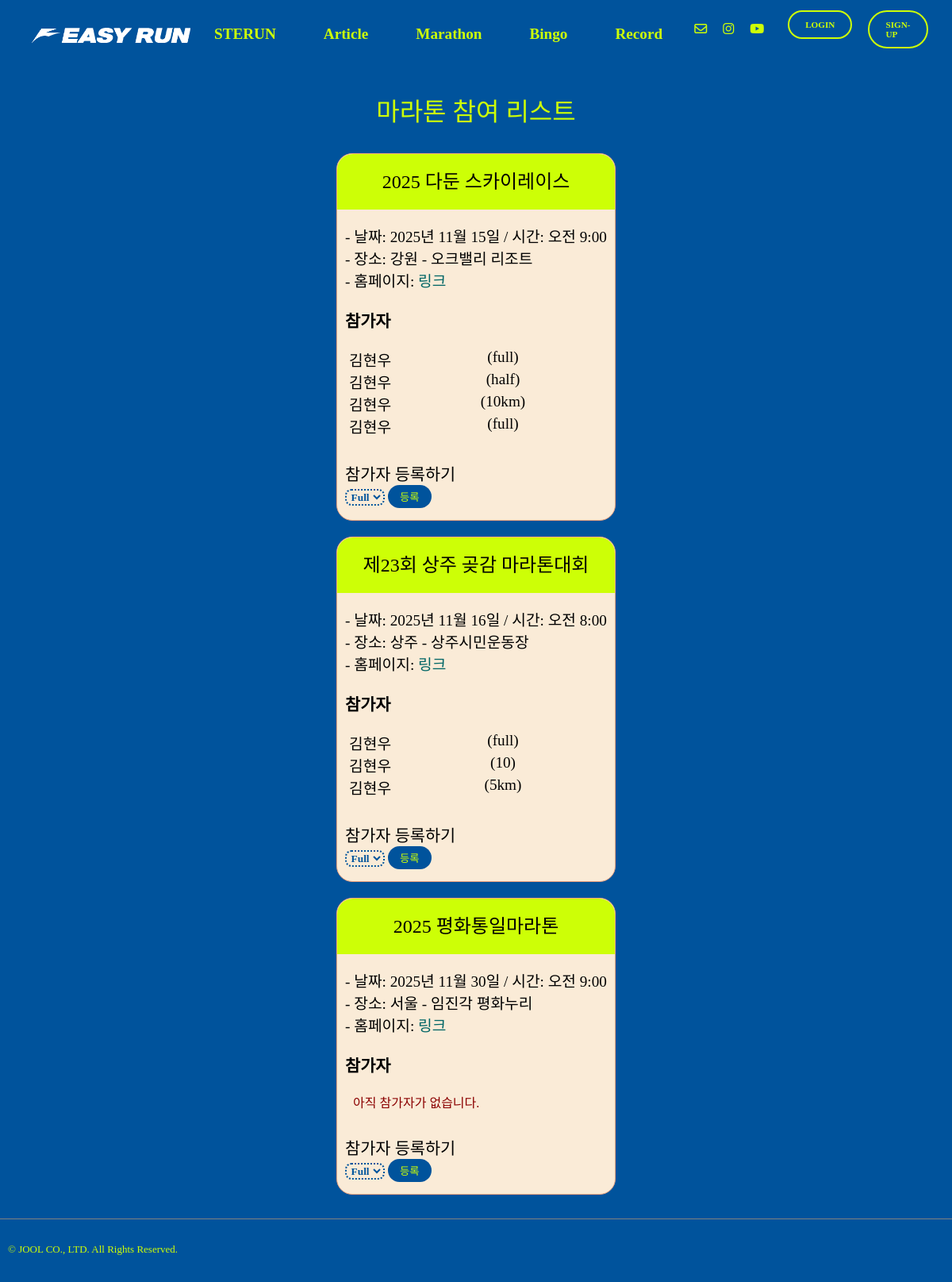
Page /marathon/ on the earlier database version.
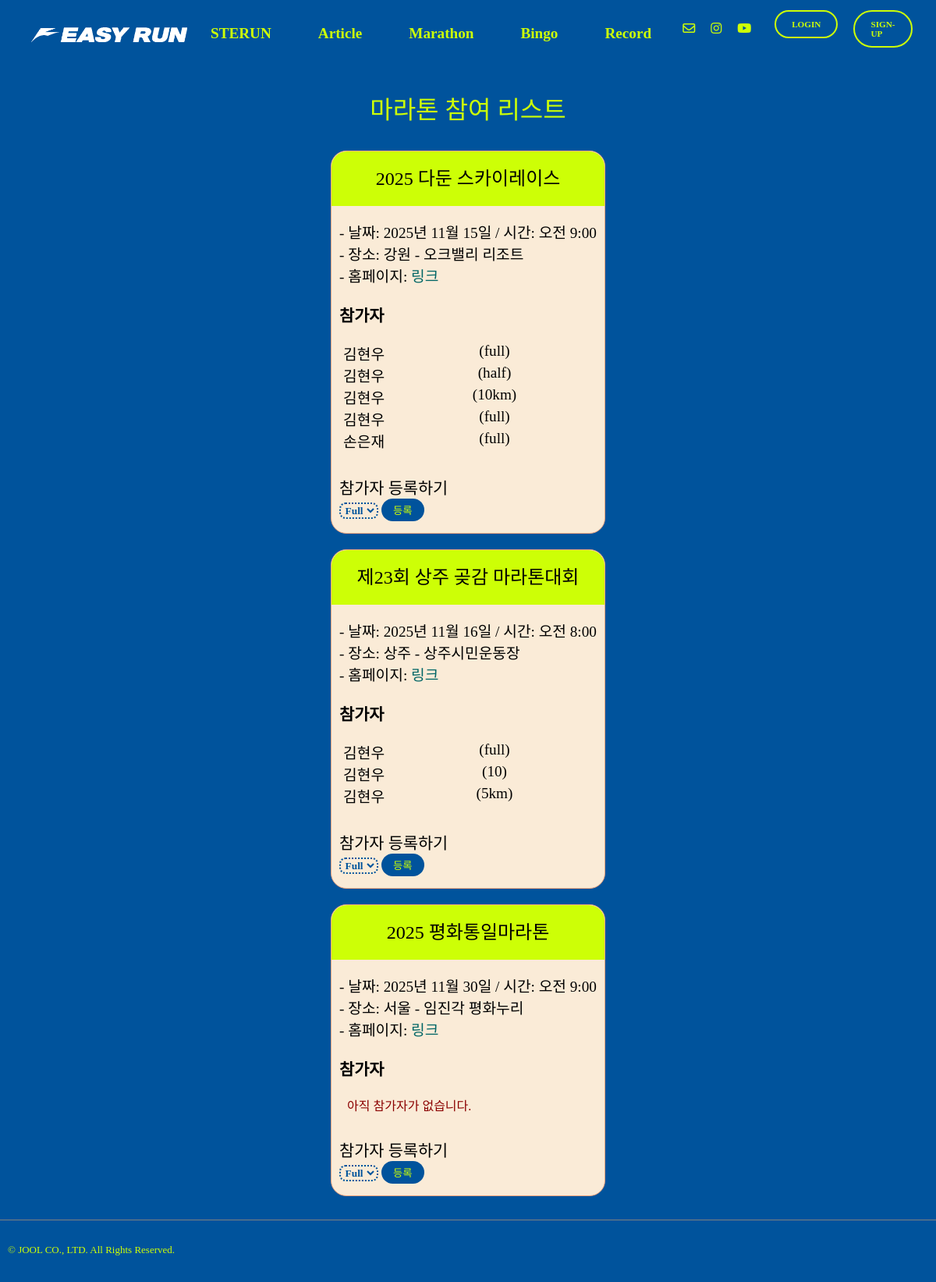
Same page on the later database version.
### marathon/models.py (models this page shows, shortened)
class MarathonEvent(models.Model):
    marathon_id = models.AutoField(primary_key=True)
    title = models.CharField(max_length=100, blank=False, null=False)
    date = models.DateField()
    time = models.TimeField()
    location_city = models.CharField(max_length=50)
    location_cource = models.CharField(max_length=50)
    url = models.URLField()
    def __str__(self):
        return str(self.title)

class MarathonReg(models.Model):
    regis_id = models.AutoField(primary_key=True)
    marathon = models.ForeignKey(MarathonEvent, on_delete=models.CASCADE)
    distance = models.CharField(max_length=10, blank=False, null=False)
    user = models.ForeignKey(settings.AUTH_USER_MODEL, on_delete=models.CASCADE)

### marathon/views.py (the view)
# urls.py: path("", views.marathon_list, name="marathon_list"),
def marathon_list(request):
    events = MarathonEvent.objects.prefetch_related(
        'marathonreg_set__user'   # 역참조 + user까지 미리 가져오기
    )
    print(events)
    context = {
        'events': events,
    }
    return render(request, 'marathon.html', context)

### templates/marathon.html (shortened to what this page needs)
{% extends "base.html" %}
{% load static %}
{% block content %}
  <div class="article-top-space"></div>
  <div class="marathon-page">
    <div class="marathon-list">
      <div>
        <p class="page-title">마라톤 참여 리스트</p>
      </div>
      {% for event in events %}
        <div class="card-1">
          <div class="marathon-title">{{ event.title }}</div>
          <p class="marathon-desc">
            - 날짜:
            {{ event.date }}
            / 시간:
            {{ event.time }}<br>
            - 장소:
            {{ event.location_city }}
            -
            {{ event.location_cource }}<br>
            - 홈페이지:
            <a href="{{ event.url }}" target="_blank" class="text-aqua">
              링크</a>
          </p>
          <h3 class="text-black">참가자</h3>
          {% for reg in event.marathonreg_set.all %}
            <div class="marathon-parti flex-row">
              <div class="flex-row-item indent-5">{{ reg.user.last_name }}{{ reg.user.first_name }}</div>
              <div class="flex-row-item">({{ reg.distance }})</div>
            </div>
            {% empty %}
            <p class="empty-parti">아직 참가자가 없습니다.</p>
          {% endfor %}
          <div class="parti-sec">
            <div class="text-black">참가자 등록하기</div>
            <form method="post" action="{% url 'marathon:parti_me' event.marathon_id %}" class="marathon-form">
              <select name="distance" class="dist-filter">
                <option value="full">Full</option>
              </select>
              <button type="submit" class="marathon-btn">등록</button>
            </form>
          </div>
        </div>
      {% endfor %}
    </div>
  </div>
{% endblock content %}

Differences in the rows shown:
added MarathonReg: user.last_name "손", user.first_name "은재", distance "full", shown under MarathonEvent "2025 다둔 스카이레이스"
